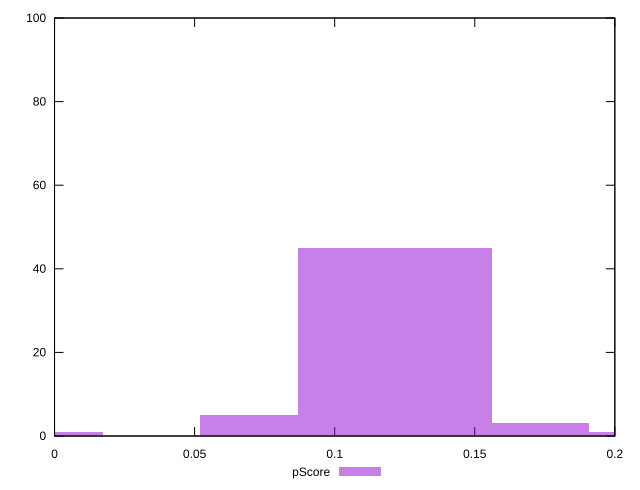

Recreate this plot in gnuplot.
reset

$pScore <<EOF
0 1
0.10412801043932479 45
0.13883734725243305 45
0.1735466840655413 3
0.20825602087864958 1
0.06941867362621652 5
EOF

set key outside below
set boxwidth 0.03470933681310826
set xrange [0:0.2]
set yrange [0:100]
set trange [0:100]
set style fill transparent solid 0.5 noborder
set terminal svg size 640, 490 enhanced background rgb 'white'
set output "report_00009_2021-02-08T22-37-41.559Z/uses-text-compression/samples/pages+cached/pScore/histogram.svg"

plot $pScore title "pScore" with boxes

reset
